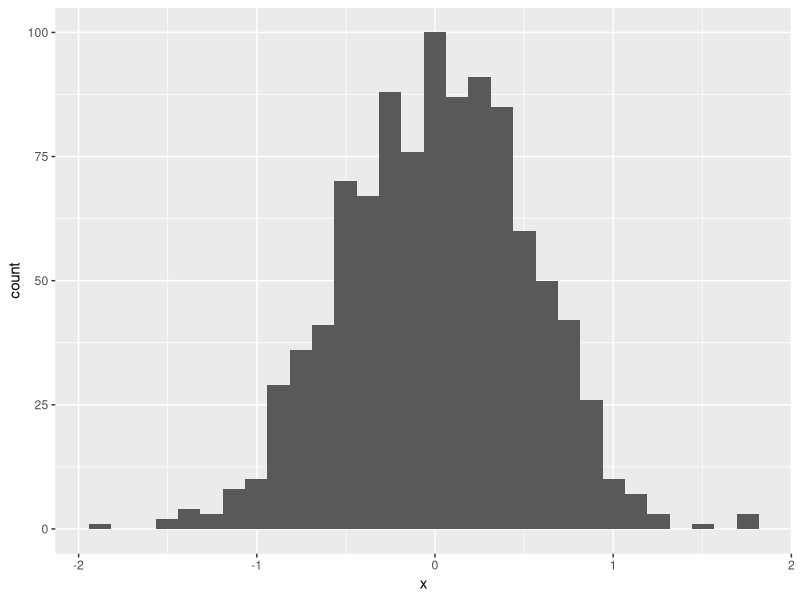
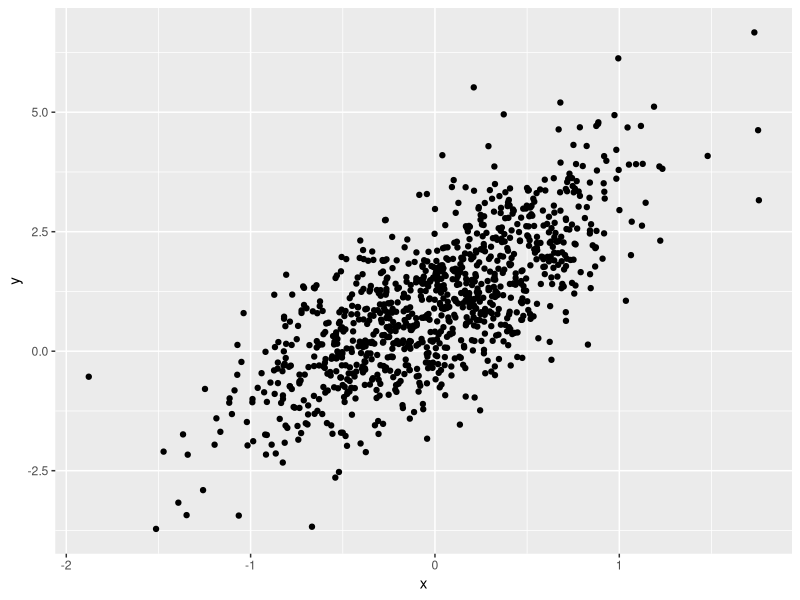
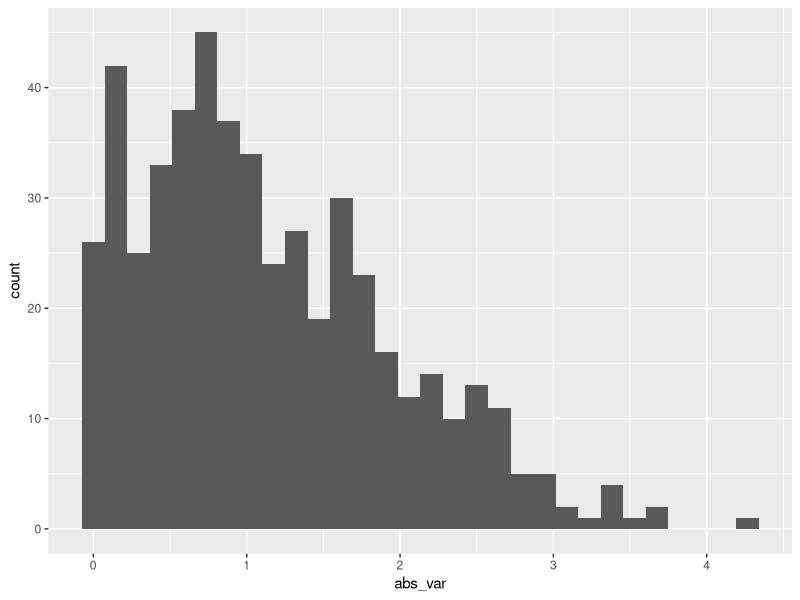
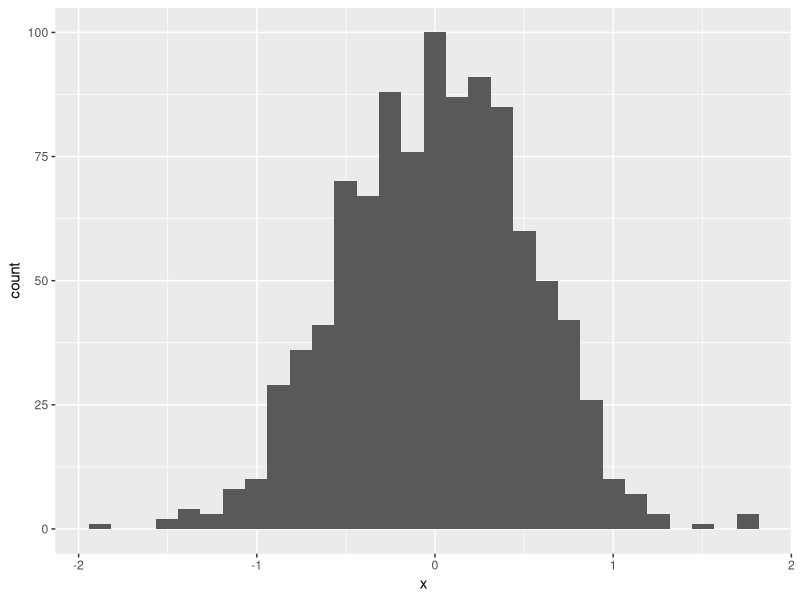

R code for these plots, in order:
## ---- chunk 1
library(tidyverse)
## ---- chunk 2
samp = rnorm(100)
length(samp)
## ---- chunk 3
plot_df = 
  tibble(
    x = rnorm(1000, sd = 0.5),
  y = 1 + 2 * x + rnorm(1000)
)

head(plot_df)
## ---- chunk 4
ggplot(plot_df, aes(x=x)) + geom_histogram()

ggplot(plot_df, aes(x=x, y=y)) + geom_point()
## ---- chunk 5

set.seed(0)

df = tibble(
  num_var = rnorm(n=500, mean=1),
  log_var = num_var > 0,
  abs_var = abs(num_var))

ggplot(df, aes(x=abs_var)) + geom_histogram()

## ---- chunk 6
ggplot(plot_df, aes(x=x)) + geom_histogram()
